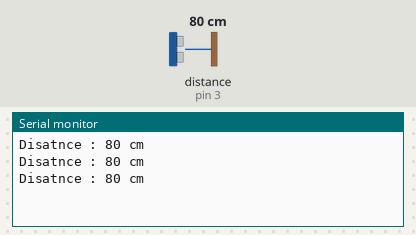
Recording of a sketch running on a simulated Arduino Uno, built with avr-gcc and run on an emulated ATmega328P. Parts: the last lines printed to the serial monitor. Wiring (inferred from the names in the program): ultrasonic range finder: trigger pin 2; echo pin 3. The inputs (shaded band) are chosen by the test bench; at power-on: distance to the obstacle (sensor on pin 3) 80 cm. The echo pulse lasts 58.3 µs per cm.

Above: at 2.2 s.
2.3 s: distance to the obstacle (sensor on pin 3) set to 2 cm
At 2.9 s:
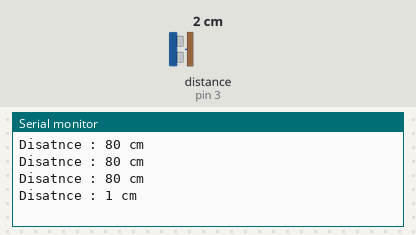
3.8 s: distance to the obstacle (sensor on pin 3) set to 4 cm
At 4.4 s:
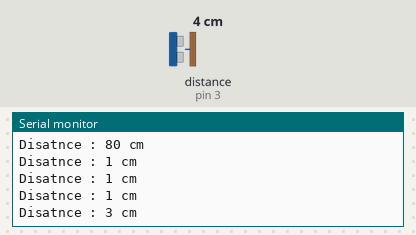
Timing chart, 0 to 6.8 s (numbered marks = the images above; inputs shaded):
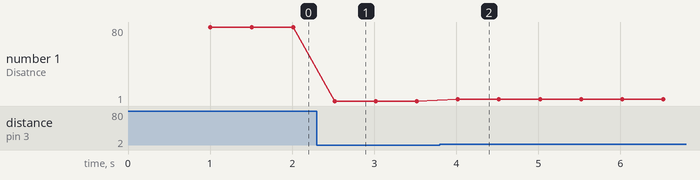

Measured:
- after the input at 2.3 s, the serial monitor: prints a new line after 0.22 s (image 1)
- after the input at 3.8 s, the serial monitor: prints a new line after 0.22 s (image 2)
- plotted number 1: 80 → 1 after the input at 2.3 s, 1 → 3 after the input at 3.8 s

The sketch:

distance.ino
```cpp
// Week10 - 거리 측정(초음파 센서)
#define TRIG 2
#define ECHO 3

void setup() {
  Serial.begin(9600);
  while(!Serial);

  pinMode(TRIG, OUTPUT);
  pinMode(ECHO, INPUT);

  digitalWrite(TRIG, LOW);

  delay(1000);
}

void loop() {
  long duration, distance;
  digitalWrite(TRIG, HIGH);
  delayMicroseconds(10);
  digitalWrite(TRIG, LOW);

  duration = pulseIn(ECHO, HIGH);
  distance = duration / 58;

  Serial.print("Disatnce : ");
  Serial.print(distance);
  Serial.println(" cm");

  delay(500);
}
```
